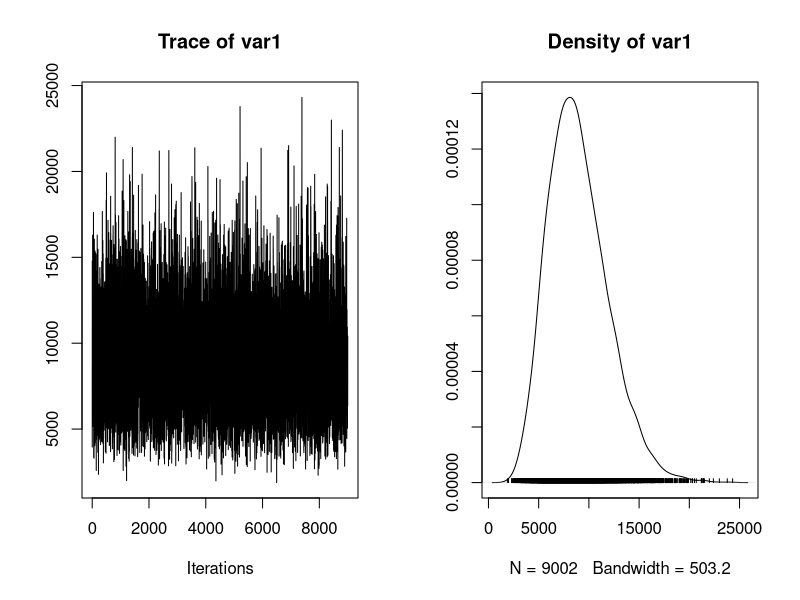
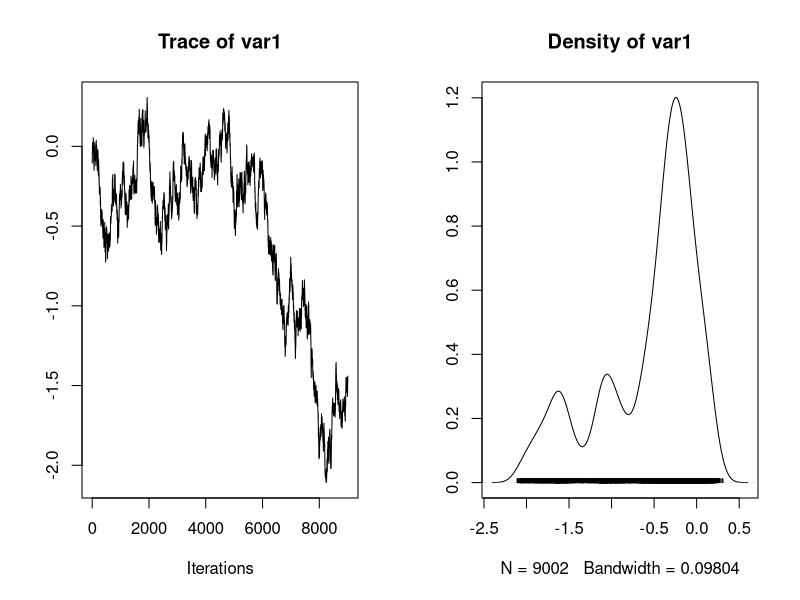
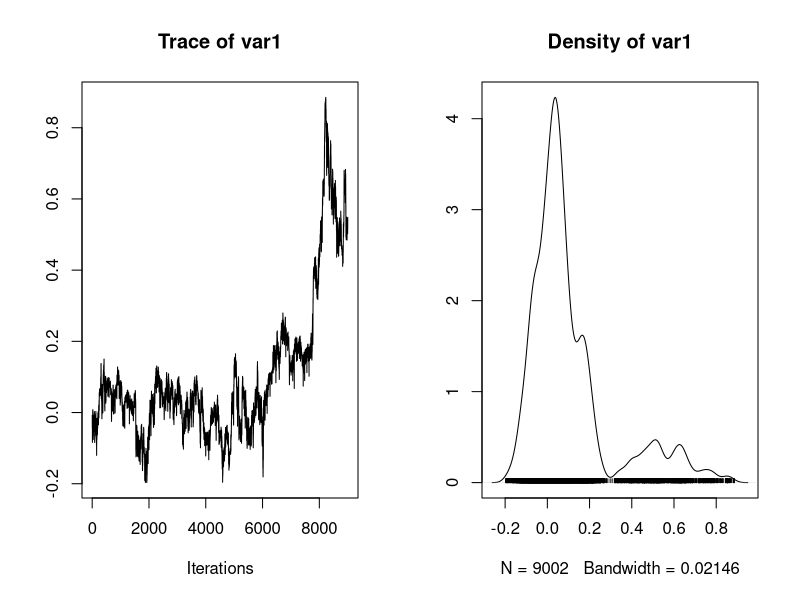
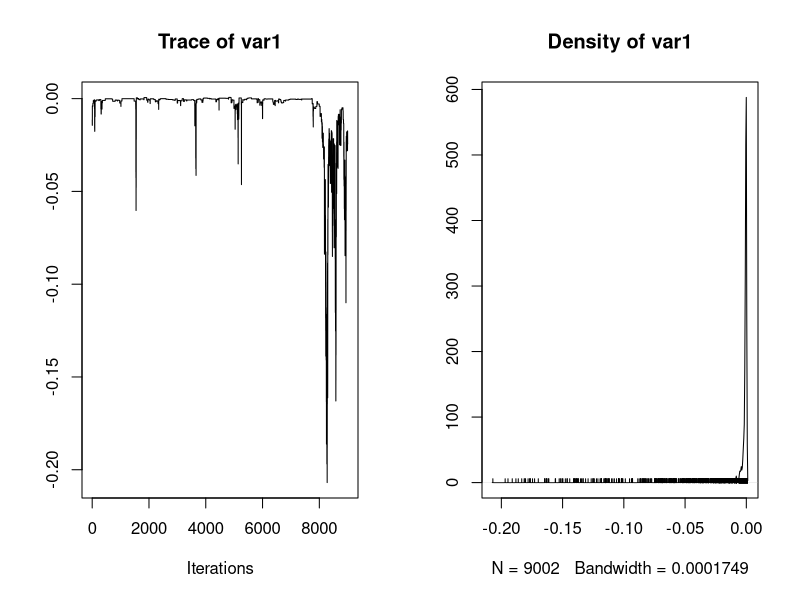

The R source for these figures, in order:
setwd("~/Desktop/S2/X4MS040")

library(coda)

x <- c(0, 10, 33, 100, 333, 1000)
i1 <- c(15, 16, 16, 27, 33, 20)
i2 <- c(21, 18, 26, 41, 38, 27)
i3 <- c(29, 21, 33, 69, 41, 42)
y <- structure(c(15, 16, 16, 27, 33, 20, 21, 18, 26, 41, 38, 27, 29, 
                 21, 33, 60, 41, 42), .Dim = c(6, 3))


GIBBS <- function(x, y, nchain, init_abg, init_tau, sd_tau_prop,
                  sd_abg_prop){
  chain_abg <- matrix(NA, nchain+1, 3) # chaine pour alpha beta gamma
  chain_abg[1,] <- init_abg
  chain_tau <- matrix(NA, nchain+1, 1) # chaine pour tau
  chain_tau[1] <- init_tau
  
  # hyperparamètres
  a <- 1/1000
  b <- 1/1000
  sigma <- 100000
  
  
  for (i in 1:nchain){
    # MAJ tau
    #tau_candidate <- rnorm(1,mean=chain_tau[i], sd=sd_tau_prop)
    # Lambda nécessaire à la construction des paramètres tau et MAJ mu
    lambda <- rnorm(3*6, mean=0, sd=1/chain_tau[i])
    lambda <- matrix(lambda, nrow=6, ncol=3)
    #lambda_candidate <- rnorm(3*6, mean=0, sd=1/tau_candidate)
    #lambda_candidate <- matrix(lambda_candidate, nrow=6, ncol=3)
    
    #top <- log(rgamma(1, a + (1/2)*3*6, b + (1/2)*sum(lambda_candidate**2)))
    #bottom <-log(rgamma(1, a + (1/2)*3*6, b + (1/2)*sum(lambda**2)))
    #ratio <- top - bottom
    #u <- log(runif(1))
    
   # if (u < ratio){
    #  chain_tau[i+1] <- tau_candidate
    #} else {
    #  chain_tau[i+1] <- chain_tau[i]
    #}
    
    chain_tau[i+1] <- rgamma(1, a + (1/2)*3*6, b + (1/2)*sum(lambda**2))
    
    # MAJ alpha beta gamma
    lambda <- rnorm(3*6, mean=0, sd=1/chain_tau[i+1])
    lambda <- matrix(lambda, nrow=6, ncol=3)
    # alpha
    alpha_candidate <- rnorm(1, mean = chain_abg[i,1], sd = sd_abg_prop[1])
    mu_candidate <- exp(alpha_candidate + chain_abg[i,2]*log(x + 10) +
                          chain_abg[i,3]*x + lambda)
    mu <- exp(chain_abg[i,1] + chain_abg[i,2]*log(x + 10) +
                chain_abg[i,3]*x + lambda)
    top <- (alpha_candidate**2)/(2*sigma) + sum(mu_candidate) - sum(mu_candidate**y)
    bottom <- (chain_abg[i,1]**2)/(2*sigma) + sum(mu) - sum(mu**y)
    ratio <- top - bottom
    u <- log(runif(1))
    
    if (u < ratio){
      chain_abg[i+1,1] <- alpha_candidate
    } else {
      chain_abg[i+1,1] <- chain_abg[i,1]
    }
    
    # Beta 
    beta_candidate <- rnorm(1, mean = chain_abg[i,2], sd = sd_abg_prop[2])
    mu_candidate <- exp(chain_abg[i+1,1] + beta_candidate*log(x + 10) +
                          chain_abg[i,3]*x + lambda)
    mu <- exp(chain_abg[i+1,1] + chain_abg[i,2]*log(x + 10) +
                chain_abg[i,3]*x + lambda)
    top <- (beta_candidate**2)/(2*sigma) + sum(mu_candidate) - sum(mu_candidate**y)
    bottom <- (chain_abg[i,2]**2)/(2*sigma) + sum(mu) - sum(mu**y)
    ratio <- top - bottom
    u <- log(runif(1))
    
    if (u < ratio){
      chain_abg[i+1,2] <- beta_candidate
    } else {
      chain_abg[i+1,2] <- chain_abg[i,2]
    }
    
    
    # Gamma
    gamma_candidate <- rnorm(1, mean = chain_abg[i,3], sd = sd_abg_prop[3])
    mu_candidate <- exp(chain_abg[i+1,1] + chain_abg[i+1,2]*log(x + 10) +
                          gamma_candidate*x + lambda)
    mu <- exp(chain_abg[i+1,1] + chain_abg[i+1,2]*log(x + 10) +
                chain_abg[i,3]*x + lambda)
    top <- (gamma_candidate**2)/(2*sigma) + sum(mu_candidate) - sum(mu_candidate**y)
    bottom <- (chain_abg[i,3]**2)/(2*sigma) + sum(mu) - sum(mu**y)
    ratio <- top - bottom
    u <- log(runif(1))
    
    if (u < ratio){
      chain_abg[i+1,3] <- gamma_candidate
    } else {
      chain_abg[i+1,3] <- chain_abg[i,3]
    }
    
  }
  
  return(list(tau = chain_tau, abg = chain_abg))
  
}

result <- GIBBS(x, y, 10000, c(0,0,0), 1, 0.04, c(0.02,0.02,0.02))


plot(mcmc(result$tau[1000:10001]))
plot(mcmc(result$abg[1000:10001,1]))
plot(mcmc(result$abg[1000:10001,2]))
plot(mcmc(result$abg[1000:10001,3]))

